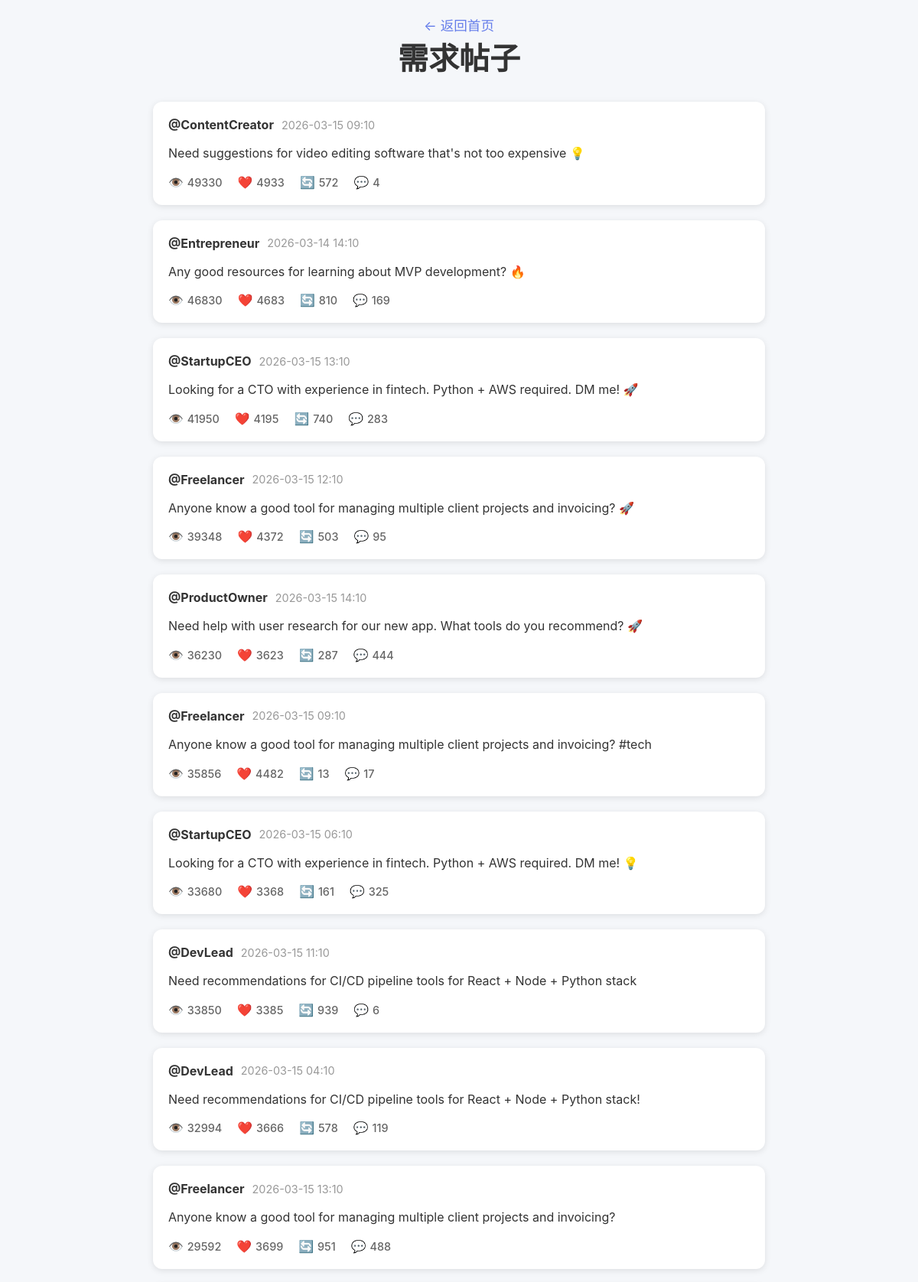
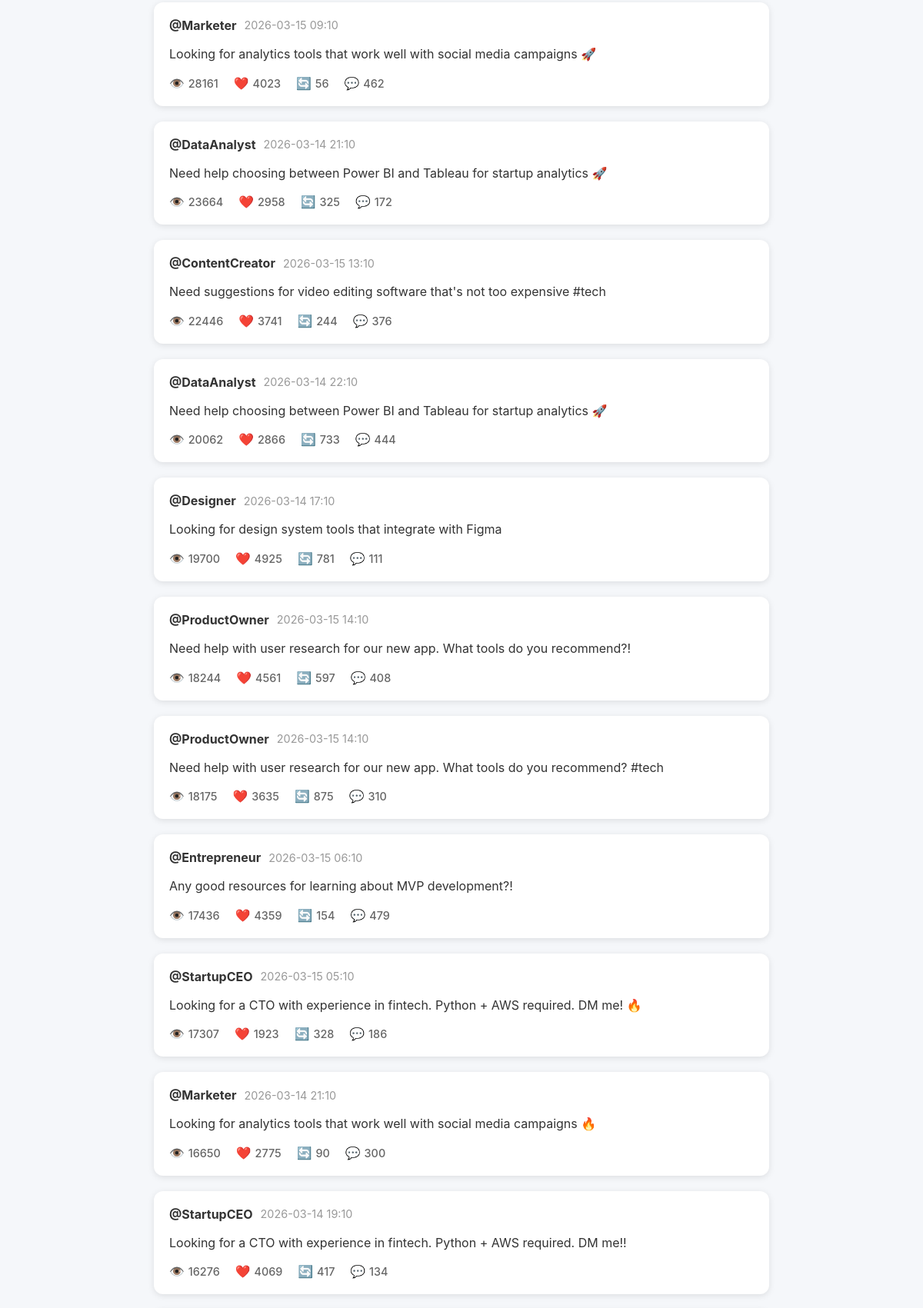
The page /posts/need (upper part) on the database its author committed (2 pictures, top to bottom).
### tables this page shows
CREATE TABLE posts (
                id TEXT PRIMARY KEY,
                author_id TEXT,
                author_username TEXT,
                text TEXT,
                created_at TIMESTAMP,
                metrics_impressions INTEGER,
                metrics_likes INTEGER,
                metrics_retweets INTEGER,
                metrics_replies INTEGER,
                category TEXT,
                crawled_at TIMESTAMP DEFAULT CURRENT_TIMESTAMP
            );

### scripts/web_app.py (the view)
@app.route('/posts/<category>')
def posts(category):
    conn = get_db_connection()
    posts = conn.execute('''
        SELECT * FROM posts
        WHERE category = ?
        ORDER BY metrics_impressions + metrics_replies DESC
        LIMIT 100
    ''', (category,)).fetchall()
    conn.close()
    posts_list = []
    for post in posts:
        post_dict = dict(post)
        post_dict['created_at'] = datetime.fromisoformat(post['created_at']).strftime("%Y-%m-%d %H:%M")
        posts_list.append(post_dict)
    category_names = {
        'trending': '热门趋势',
        'need': '需求帖子',
        'product': '产品帖子',
        'complain': '抱怨帖子'
    }
    return render_template('posts.html',
                          posts=posts_list,
                          category=category,
                          category_name=category_names.get(category, category))

### scripts/web_app.py (called while the page is built)
def get_db_connection():
    conn = sqlite3.connect(DB_PATH)
    conn.row_factory = sqlite3.Row
    return conn

### assets/templates/posts.html (shortened to what this page needs)
<!DOCTYPE html>
<html lang="zh-CN">
<head>
</head>
<body>
    <div class="container">
        <div class="header">
            <a href="/" class="back-link">← 返回首页</a>
            <h1>{{ category_name }}</h1>
        </div>
        {% if posts %}
        <div class="post-list">
            {% for post in posts %}
            <div class="post-card" onclick="window.location.href='/post/{{ post.id }}'">
                <div class="post-header">
                    <span class="author">@{{ post.author_username }}</span>
                    <span class="time">{{ post.created_at }}</span>
                </div>
                <div class="post-content">{{ post.text }}</div>
                <div class="post-stats">
                    <div class="stat-item">
                        <span class="icon">👁️</span>
                        <span class="value">{{ post.metrics_impressions }}</span>
                    </div>
                    <div class="stat-item">
                        <span class="icon">❤️</span>
                        <span class="value">{{ post.metrics_likes }}</span>
                    </div>
                    <div class="stat-item">
                        <span class="icon">🔄</span>
                        <span class="value">{{ post.metrics_retweets }}</span>
                    </div>
                    <div class="stat-item">
                        <span class="icon">💬</span>
                        <span class="value">{{ post.metrics_replies }}</span>
                    </div>
                </div>
            </div>
            {% endfor %}
        </div>
        {% else %}
        <div class="empty-state">
            <div class="emoji">📭</div>
            <p>暂无帖子数据</p>
        </div>
        {% endif %}
    </div>
</body>
</html>

### assets/templates/posts.html (style rules this page uses)
* { margin: 0; padding: 0; box-sizing: border-box; }
body { font-family: -apple-system, BlinkMacSystemFont, 'Segoe UI', Roboto, 'Helvetica Neue', Arial, sans-serif; background: #f5f7fa; padding: 20px; }
.container { max-width: 800px; margin: 0 auto; }
.header { text-align: center; margin-bottom: 30px; }
.header h1 { font-size: 2.5em; color: #333; margin-bottom: 10px; }
.header .back-link { color: #667eea; text-decoration: none; font-size: 1.1em; }
.post-list { display: flex; flex-direction: column; gap: 20px; }
.post-card { background: white; border-radius: 12px; padding: 20px; box-shadow: 0 2px 8px rgba(0,0,0,0.1); transition: box-shadow 0.3s; cursor: pointer; }
.post-header { display: flex; align-items: center; margin-bottom: 15px; }
.post-header .author { font-weight: bold; color: #333; margin-right: 10px; }
.post-header .time { color: #999; font-size: 0.9em; }
.post-content { color: #333; line-height: 1.6; margin-bottom: 15px; white-space: pre-wrap; word-wrap: break-word; }
.post-stats { display: flex; gap: 20px; color: #666; font-size: 0.9em; }
.stat-item { display: flex; align-items: center; gap: 5px; }
.stat-item .icon { font-size: 1.1em; }
.stat-item .value { font-weight: 500; }

### rows shown on the page
posts: author_username "ContentCreator", created_at "2026-03-15 09:10", text "Need suggestions for video editing software that's not too expensive 💡", metrics_impressions "49330", metrics_likes "4933", metrics_retweets "572", metrics_replies "4"
posts: author_username "Entrepreneur", created_at "2026-03-14 14:10", text "Any good resources for learning about MVP development? 🔥", metrics_impressions "46830", metrics_likes "4683", metrics_retweets "810", metrics_replies "169"
posts: author_username "StartupCEO", created_at "2026-03-15 13:10", text "Looking for a CTO with experience in fintech. Python + AWS required. DM me! 🚀", metrics_impressions "41950", metrics_likes "4195", metrics_retweets "740", metrics_replies "283"
posts: author_username "Freelancer", created_at "2026-03-15 12:10", text "Anyone know a good tool for managing multiple client projects and invoicing? 🚀", metrics_impressions "39348", metrics_likes "4372", metrics_retweets "503", metrics_replies "95"
posts: author_username "ProductOwner", created_at "2026-03-15 14:10", text "Need help with user research for our new app. What tools do you recommend? 🚀", metrics_impressions "36230", metrics_likes "3623", metrics_retweets "287", metrics_replies "444"
posts: author_username "Freelancer", created_at "2026-03-15 09:10", text "Anyone know a good tool for managing multiple client projects and invoicing? #tech", metrics_impressions "35856", metrics_likes "4482", metrics_retweets "13", metrics_replies "17"
posts: author_username "StartupCEO", created_at "2026-03-15 06:10", text "Looking for a CTO with experience in fintech. Python + AWS required. DM me! 💡", metrics_impressions "33680", metrics_likes "3368", metrics_retweets "161", metrics_replies "325"
posts: author_username "DevLead", created_at "2026-03-15 11:10", text "Need recommendations for CI/CD pipeline tools for React + Node + Python stack", metrics_impressions "33850", metrics_likes "3385", metrics_retweets "939", metrics_replies "6"
posts: author_username "DevLead", created_at "2026-03-15 04:10", text "Need recommendations for CI/CD pipeline tools for React + Node + Python stack!", metrics_impressions "32994", metrics_likes "3666", metrics_retweets "578", metrics_replies "119"
posts: author_username "Freelancer", created_at "2026-03-15 13:10", text "Anyone know a good tool for managing multiple client projects and invoicing?", metrics_impressions "29592", metrics_likes "3699", metrics_retweets "951", metrics_replies "488"
posts: author_username "Marketer", created_at "2026-03-15 09:10", text "Looking for analytics tools that work well with social media campaigns 🚀", metrics_impressions "28161", metrics_likes "4023", metrics_retweets "56", metrics_replies "462"
posts: author_username "DataAnalyst", created_at "2026-03-14 21:10", text "Need help choosing between Power BI and Tableau for startup analytics 🚀", metrics_impressions "23664", metrics_likes "2958", metrics_retweets "325", metrics_replies "172"
posts: author_username "ContentCreator", created_at "2026-03-15 13:10", text "Need suggestions for video editing software that's not too expensive #tech", metrics_impressions "22446", metrics_likes "3741", metrics_retweets "244", metrics_replies "376"
posts: author_username "DataAnalyst", created_at "2026-03-14 22:10", text "Need help choosing between Power BI and Tableau for startup analytics 🚀", metrics_impressions "20062", metrics_likes "2866", metrics_retweets "733", metrics_replies "444"
posts: author_username "Designer", created_at "2026-03-14 17:10", text "Looking for design system tools that integrate with Figma", metrics_impressions "19700", metrics_likes "4925", metrics_retweets "781", metrics_replies "111"
posts: author_username "ProductOwner", created_at "2026-03-15 14:10", text "Need help with user research for our new app. What tools do you recommend?!", metrics_impressions "18244", metrics_likes "4561", metrics_retweets "597", metrics_replies "408"
posts: author_username "ProductOwner", created_at "2026-03-15 14:10", text "Need help with user research for our new app. What tools do you recommend? #tech", metrics_impressions "18175", metrics_likes "3635", metrics_retweets "875", metrics_replies "310"
posts: author_username "Entrepreneur", created_at "2026-03-15 06:10", text "Any good resources for learning about MVP development?!", metrics_impressions "17436", metrics_likes "4359", metrics_retweets "154", metrics_replies "479"
posts: author_username "StartupCEO", created_at "2026-03-15 05:10", text "Looking for a CTO with experience in fintech. Python + AWS required. DM me! 🔥", metrics_impressions "17307", metrics_likes "1923", metrics_retweets "328", metrics_replies "186"
posts: author_username "Marketer", created_at "2026-03-14 21:10", text "Looking for analytics tools that work well with social media campaigns 🔥", metrics_impressions "16650", metrics_likes "2775", metrics_retweets "90", metrics_replies "300"
posts: author_username "StartupCEO", created_at "2026-03-14 19:10", text "Looking for a CTO with experience in fintech. Python + AWS required. DM me!!", metrics_impressions "16276", metrics_likes "4069", metrics_retweets "417", metrics_replies "134"

### other values the page prints
{{ category_name }} "需求帖子"
